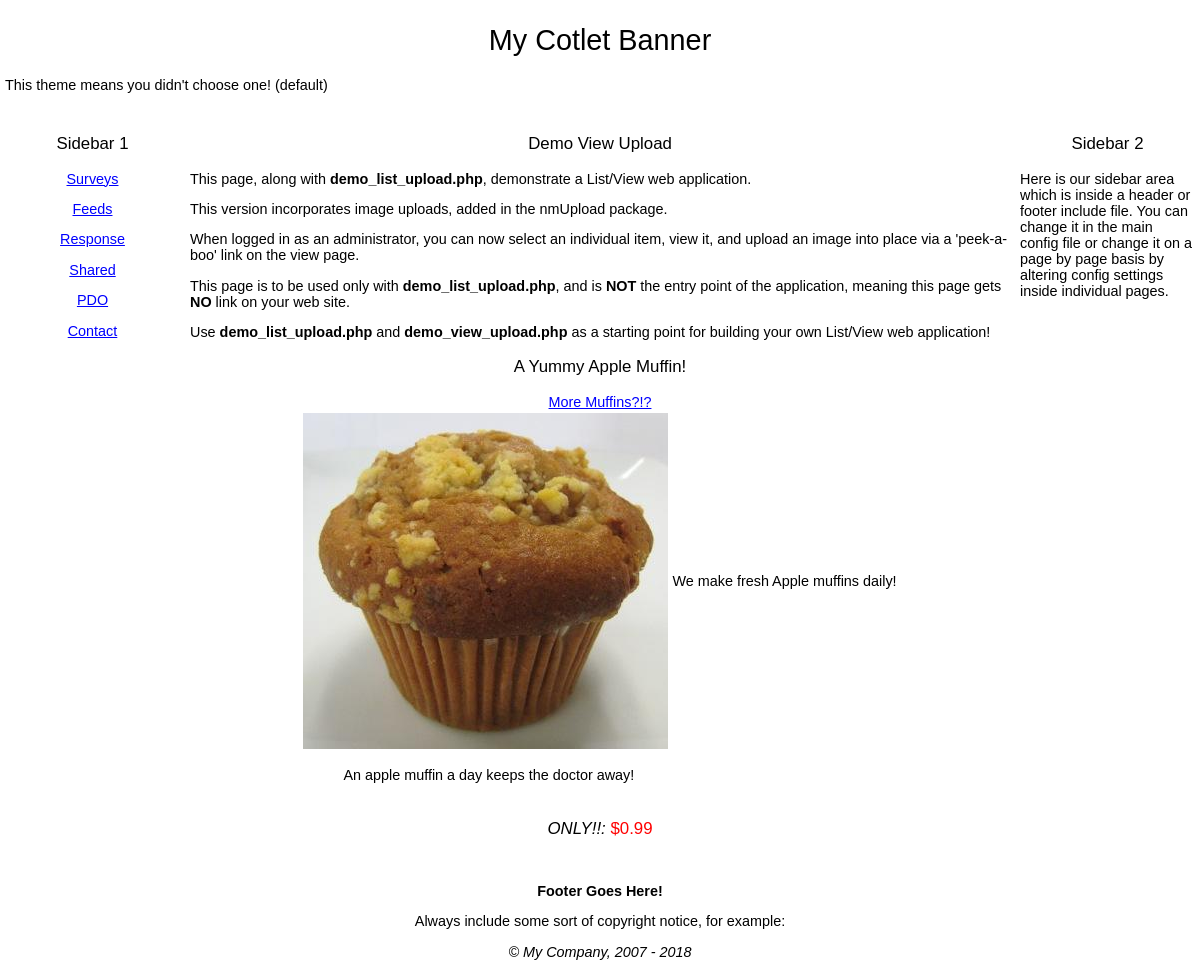
Page /demo/demo_view_upload.php?id=1 on the committed database.
### tables this page shows
create table test_Muffins
( MuffinID int unsigned not null auto_increment primary key,
MuffinName varchar(60),
Description text,
MetaDescription varchar(255),
MetaKeywords varchar(255),
Price decimal(5,2)
);

### demo/demo_view_upload.php (the view, shortened to what this page needs)
<?php
require '../inc_0700/config_inc.php';
if(isset($_GET['id']) && (int)$_GET['id'] > 0){
	 $myID = (int)$_GET['id'];
}else{
	myRedirect(VIRTUAL_PATH . "demo/demo_list_upload.php");
}
$sql = "select MuffinName,Description,MetaDescription,MetaKeywords,Price from test_Muffins where MuffinID = " . $myID;
$foundRecord = FALSE;
$result = mysqli_query(IDB::conn(),$sql) or die(trigger_error(mysqli_error(IDB::conn()), E_USER_ERROR));
if(mysqli_num_rows($result) > 0)
{
	   $foundRecord = TRUE;
	   while ($row = mysqli_fetch_assoc($result))
	   {
			$MuffinName = dbOut($row['MuffinName']);
			$Description = dbOut($row['Description']);
			$Price = dbOut($row['Price']);
	   }
}
?>
<h3 align="center"><?=smartTitle();?></h3>
<p>This page, along with <b>demo_list_upload.php</b>, demonstrate a List/View web application.</p>
<p>This version incorporates image uploads, added in the nmUpload package.</p>
<p>When logged in as an administrator, you can now select an individual item, view it, and upload an image into place via a
'peek-a-boo' link on the view page.</p>
<p>This page is to be used only with <b>demo_list_upload.php</b>, and is <b>NOT</b> the entry point of the application, meaning this page gets <b>NO</b> link on your web site.</p>
<p>Use <b>demo_list_upload.php</b> and <b>demo_view_upload.php</b> as a starting point for building your own List/View web application!</p>
<?php
if($foundRecord)
{
?>
	<h3 align="center">A Yummy <?=$MuffinName;?> Muffin!</h3>
	<div align="center"><a href="<?=VIRTUAL_PATH;?>demo/demo_list_upload.php">More Muffins?!?</a></div>
	<table align="center">
		<tr>
			<td><img src="<?=VIRTUAL_PATH;?>upload/m<?php echo $myID; ?>.jpg" />
			</td>
			<td>We make fresh <?=$MuffinName;?> muffins daily!</td>
		</tr>
		<tr>
			<td colspan="2">
				<blockquote><?=$Description;?></blockquote>
			</td>
		</tr>
		<tr>
			<td align="center" colspan="2">
				<h3><i>ONLY!!:</i> <font color="red">$<?=number_format($Price,2);?></font></h3>
			</td>
		</tr>
	</table>
<?
}else{
    echo '<div align="center">What! No such muffin? There must be a mistake!!</div>';
    echo '<div align="center"><a href="' . VIRTUAL_PATH . 'demo/demo_list_upload.php">Another Muffin?</a></div>';
}
?>

### include/default_style.css (style rules this page uses)
body { font-size: .9em; font-family: Verdana, Geneva, Arial, Helvetica, sans-serif; padding:0; margin:0; background-color:#FFFFFF; }
td { font-family: Verdana, Geneva, Arial, Helvetica, sans-serif; }
h1, h2, h3, h4, h5, h6 { font-weight: normal; }
a { font-family:Verdana, Arial, Helvetica, sans-serif; }
a:link { color: #00f; }

### rows in the picture
test_muffins: MuffinName "Apple", Description "An apple muffin a day keeps the doctor away!", Price "0.99"

### other values in the picture
$config->banner "My Cotlet Banner"
$aText[0] "Surveys"
$aText[0] "Feeds"
$aText[0] "Response"
$aText[0] "Shared"
$aText[0] "PDO"
$aText[0] "Contact"
smartTitle() "Demo View Upload"
